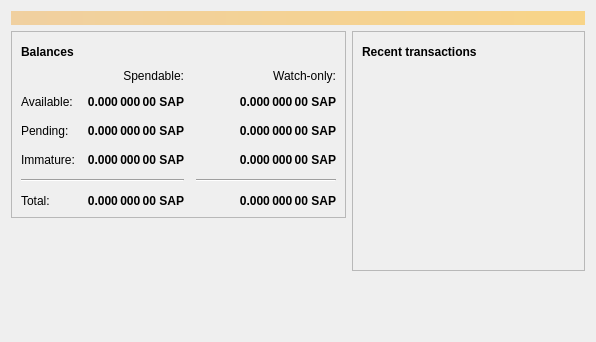
<?xml version="1.0" encoding="UTF-8"?>
<ui version="4.0">
 <class>OverviewPage</class>
 <widget class="QWidget" name="OverviewPage">
  <property name="geometry">
   <rect>
    <x>0</x>
    <y>0</y>
    <width>596</width>
    <height>342</height>
   </rect>
  </property>
  <property name="windowTitle">
   <string>Form</string>
  </property>
  <layout class="QVBoxLayout" name="topLayout">
   <item>
    <widget class="QLabel" name="labelAlerts">
     <property name="visible">
      <bool>false</bool>
     </property>
     <property name="styleSheet">
      <string notr="true">QLabel { background-color: qlineargradient(x1: 0, y1: 0, x2: 1, y2: 0, stop:0 #F0D0A0, stop:1 #F8D488); color:#000000; }</string>
     </property>
     <property name="wordWrap">
      <bool>true</bool>
     </property>
     <property name="margin">
      <number>3</number>
     </property>
     <property name="textInteractionFlags">
      <set>Qt::TextSelectableByMouse</set>
     </property>
    </widget>
   </item>
   <item>
    <layout class="QHBoxLayout" name="horizontalLayout" stretch="1,1">
     <item>
      <layout class="QVBoxLayout" name="verticalLayout_2">
       <item>
        <widget class="QFrame" name="frame">
         <property name="frameShape">
          <enum>QFrame::StyledPanel</enum>
         </property>
         <property name="frameShadow">
          <enum>QFrame::Raised</enum>
         </property>
         <layout class="QVBoxLayout" name="verticalLayout_4">
          <item>
           <layout class="QHBoxLayout" name="horizontalLayout_4">
            <item>
             <widget class="QLabel" name="label_5">
              <property name="font">
               <font>
                <weight>75</weight>
                <bold>true</bold>
               </font>
              </property>
              <property name="text">
               <string>Balances</string>
              </property>
             </widget>
            </item>
            <item>
             <widget class="QPushButton" name="labelWalletStatus">
              <property name="enabled">
               <bool>true</bool>
              </property>
              <property name="maximumSize">
               <size>
                <width>30</width>
                <height>16777215</height>
               </size>
              </property>
              <property name="toolTip">
               <string>The displayed information may be out of date. Your wallet automatically synchronizes with the Methuselah network after a connection is established, but this process has not completed yet.</string>
              </property>
              <property name="text">
               <string/>
              </property>
              <property name="icon">
               <iconset resource="../methuselah.qrc">
                <normaloff>:/icons/warning</normaloff>
                <disabledoff>:/icons/warning</disabledoff>:/icons/warning</iconset>
              </property>
              <property name="iconSize">
               <size>
                <width>24</width>
                <height>24</height>
               </size>
              </property>
              <property name="flat">
               <bool>true</bool>
              </property>
             </widget>
            </item>
            <item>
             <spacer name="horizontalSpacer_3">
              <property name="orientation">
               <enum>Qt::Horizontal</enum>
              </property>
              <property name="sizeHint" stdset="0">
               <size>
                <width>40</width>
                <height>20</height>
               </size>
              </property>
             </spacer>
            </item>
           </layout>
          </item>
          <item>
           <layout class="QGridLayout" name="gridLayout">
            <property name="spacing">
             <number>12</number>
            </property>
            <item row="2" column="2">
             <widget class="QLabel" name="labelWatchPending">
              <property name="font">
               <font>
                <weight>75</weight>
                <bold>true</bold>
               </font>
              </property>
              <property name="cursor">
               <cursorShape>IBeamCursor</cursorShape>
              </property>
              <property name="toolTip">
               <string>Unconfirmed transactions to watch-only addresses</string>
              </property>
              <property name="text">
               <string notr="true">0.000 000 00 SAP</string>
              </property>
              <property name="alignment">
               <set>Qt::AlignRight|Qt::AlignTrailing|Qt::AlignVCenter</set>
              </property>
              <property name="textInteractionFlags">
               <set>Qt::LinksAccessibleByMouse|Qt::TextSelectableByKeyboard|Qt::TextSelectableByMouse</set>
              </property>
             </widget>
            </item>
            <item row="2" column="1">
             <widget class="QLabel" name="labelUnconfirmed">
              <property name="font">
               <font>
                <weight>75</weight>
                <bold>true</bold>
               </font>
              </property>
              <property name="cursor">
               <cursorShape>IBeamCursor</cursorShape>
              </property>
              <property name="toolTip">
               <string>Total of transactions that have yet to be confirmed, and do not yet count toward the spendable balance</string>
              </property>
              <property name="text">
               <string notr="true">0.000 000 00 SAP</string>
              </property>
              <property name="alignment">
               <set>Qt::AlignRight|Qt::AlignTrailing|Qt::AlignVCenter</set>
              </property>
              <property name="textInteractionFlags">
               <set>Qt::LinksAccessibleByMouse|Qt::TextSelectableByKeyboard|Qt::TextSelectableByMouse</set>
              </property>
             </widget>
            </item>
            <item row="3" column="2">
             <widget class="QLabel" name="labelWatchImmature">
              <property name="font">
               <font>
                <weight>75</weight>
                <bold>true</bold>
               </font>
              </property>
              <property name="cursor">
               <cursorShape>IBeamCursor</cursorShape>
              </property>
              <property name="toolTip">
               <string>Mined balance in watch-only addresses that has not yet matured</string>
              </property>
              <property name="text">
               <string notr="true">0.000 000 00 SAP</string>
              </property>
              <property name="alignment">
               <set>Qt::AlignRight|Qt::AlignTrailing|Qt::AlignVCenter</set>
              </property>
              <property name="textInteractionFlags">
               <set>Qt::LinksAccessibleByMouse|Qt::TextSelectableByKeyboard|Qt::TextSelectableByMouse</set>
              </property>
             </widget>
            </item>
            <item row="4" column="0" colspan="2">
             <widget class="Line" name="line">
              <property name="orientation">
               <enum>Qt::Horizontal</enum>
              </property>
             </widget>
            </item>
            <item row="4" column="2">
             <widget class="Line" name="lineWatchBalance">
              <property name="sizePolicy">
               <sizepolicy hsizetype="Preferred" vsizetype="Fixed">
                <horstretch>0</horstretch>
                <verstretch>0</verstretch>
               </sizepolicy>
              </property>
              <property name="minimumSize">
               <size>
                <width>140</width>
                <height>0</height>
               </size>
              </property>
              <property name="orientation">
               <enum>Qt::Horizontal</enum>
              </property>
             </widget>
            </item>
            <item row="5" column="0">
             <widget class="QLabel" name="labelTotalText">
              <property name="text">
               <string>Total:</string>
              </property>
             </widget>
            </item>
            <item row="3" column="1">
             <widget class="QLabel" name="labelImmature">
              <property name="font">
               <font>
                <weight>75</weight>
                <bold>true</bold>
               </font>
              </property>
              <property name="cursor">
               <cursorShape>IBeamCursor</cursorShape>
              </property>
              <property name="toolTip">
               <string>Mined balance that has not yet matured</string>
              </property>
              <property name="text">
               <string notr="true">0.000 000 00 SAP</string>
              </property>
              <property name="alignment">
               <set>Qt::AlignRight|Qt::AlignTrailing|Qt::AlignVCenter</set>
              </property>
              <property name="textInteractionFlags">
               <set>Qt::LinksAccessibleByMouse|Qt::TextSelectableByKeyboard|Qt::TextSelectableByMouse</set>
              </property>
             </widget>
            </item>
            <item row="2" column="3">
             <spacer name="horizontalSpacer_2">
              <property name="orientation">
               <enum>Qt::Horizontal</enum>
              </property>
              <property name="sizeHint" stdset="0">
               <size>
                <width>40</width>
                <height>20</height>
               </size>
              </property>
             </spacer>
            </item>
            <item row="3" column="0">
             <widget class="QLabel" name="labelImmatureText">
              <property name="text">
               <string>Immature:</string>
              </property>
             </widget>
            </item>
            <item row="5" column="1">
             <widget class="QLabel" name="labelTotal">
              <property name="font">
               <font>
                <weight>75</weight>
                <bold>true</bold>
               </font>
              </property>
              <property name="cursor">
               <cursorShape>IBeamCursor</cursorShape>
              </property>
              <property name="toolTip">
               <string>Your current total balance</string>
              </property>
              <property name="text">
               <string notr="true">0.000 000 00 SAP</string>
              </property>
              <property name="alignment">
               <set>Qt::AlignRight|Qt::AlignTrailing|Qt::AlignVCenter</set>
              </property>
              <property name="textInteractionFlags">
               <set>Qt::LinksAccessibleByMouse|Qt::TextSelectableByKeyboard|Qt::TextSelectableByMouse</set>
              </property>
             </widget>
            </item>
            <item row="5" column="2">
             <widget class="QLabel" name="labelWatchTotal">
              <property name="font">
               <font>
                <weight>75</weight>
                <bold>true</bold>
               </font>
              </property>
              <property name="cursor">
               <cursorShape>IBeamCursor</cursorShape>
              </property>
              <property name="toolTip">
               <string>Current total balance in watch-only addresses</string>
              </property>
              <property name="text">
               <string notr="true">0.000 000 00 SAP</string>
              </property>
              <property name="alignment">
               <set>Qt::AlignRight|Qt::AlignTrailing|Qt::AlignVCenter</set>
              </property>
              <property name="textInteractionFlags">
               <set>Qt::LinksAccessibleByMouse|Qt::TextSelectableByKeyboard|Qt::TextSelectableByMouse</set>
              </property>
             </widget>
            </item>
            <item row="0" column="2">
             <widget class="QLabel" name="labelWatchonly">
              <property name="text">
               <string>Watch-only:</string>
              </property>
              <property name="alignment">
               <set>Qt::AlignRight|Qt::AlignTrailing|Qt::AlignVCenter</set>
              </property>
             </widget>
            </item>
            <item row="1" column="0">
             <widget class="QLabel" name="labelBalanceText">
              <property name="text">
               <string>Available:</string>
              </property>
             </widget>
            </item>
            <item row="1" column="1">
             <widget class="QLabel" name="labelBalance">
              <property name="font">
               <font>
                <weight>75</weight>
                <bold>true</bold>
               </font>
              </property>
              <property name="cursor">
               <cursorShape>IBeamCursor</cursorShape>
              </property>
              <property name="toolTip">
               <string>Your current spendable balance</string>
              </property>
              <property name="text">
               <string notr="true">0.000 000 00 SAP</string>
              </property>
              <property name="alignment">
               <set>Qt::AlignRight|Qt::AlignTrailing|Qt::AlignVCenter</set>
              </property>
              <property name="textInteractionFlags">
               <set>Qt::LinksAccessibleByMouse|Qt::TextSelectableByKeyboard|Qt::TextSelectableByMouse</set>
              </property>
             </widget>
            </item>
            <item row="1" column="2">
             <widget class="QLabel" name="labelWatchAvailable">
              <property name="font">
               <font>
                <weight>75</weight>
                <bold>true</bold>
               </font>
              </property>
              <property name="cursor">
               <cursorShape>IBeamCursor</cursorShape>
              </property>
              <property name="toolTip">
               <string>Your current balance in watch-only addresses</string>
              </property>
              <property name="text">
               <string notr="true">0.000 000 00 SAP</string>
              </property>
              <property name="alignment">
               <set>Qt::AlignRight|Qt::AlignTrailing|Qt::AlignVCenter</set>
              </property>
              <property name="textInteractionFlags">
               <set>Qt::LinksAccessibleByMouse|Qt::TextSelectableByKeyboard|Qt::TextSelectableByMouse</set>
              </property>
             </widget>
            </item>
            <item row="2" column="0">
             <widget class="QLabel" name="labelPendingText">
              <property name="text">
               <string>Pending:</string>
              </property>
             </widget>
            </item>
            <item row="0" column="1">
             <widget class="QLabel" name="labelSpendable">
              <property name="text">
               <string>Spendable:</string>
              </property>
              <property name="alignment">
               <set>Qt::AlignRight|Qt::AlignTrailing|Qt::AlignVCenter</set>
              </property>
             </widget>
            </item>
           </layout>
          </item>
         </layout>
        </widget>
       </item>
       <item>
        <spacer name="verticalSpacer">
         <property name="orientation">
          <enum>Qt::Vertical</enum>
         </property>
         <property name="sizeHint" stdset="0">
          <size>
           <width>20</width>
           <height>40</height>
          </size>
         </property>
        </spacer>
       </item>
      </layout>
     </item>
     <item>
      <layout class="QVBoxLayout" name="verticalLayout_3">
       <item>
        <widget class="QFrame" name="frame_2">
         <property name="frameShape">
          <enum>QFrame::StyledPanel</enum>
         </property>
         <property name="frameShadow">
          <enum>QFrame::Raised</enum>
         </property>
         <layout class="QVBoxLayout" name="verticalLayout">
          <item>
           <layout class="QHBoxLayout" name="horizontalLayout_2">
            <item>
             <widget class="QLabel" name="label_4">
              <property name="font">
               <font>
                <weight>75</weight>
                <bold>true</bold>
               </font>
              </property>
              <property name="text">
               <string>Recent transactions</string>
              </property>
             </widget>
            </item>
            <item>
             <widget class="QPushButton" name="labelTransactionsStatus">
              <property name="enabled">
               <bool>true</bool>
              </property>
              <property name="maximumSize">
               <size>
                <width>30</width>
                <height>16777215</height>
               </size>
              </property>
              <property name="toolTip">
               <string>The displayed information may be out of date. Your wallet automatically synchronizes with the Methuselah network after a connection is established, but this process has not completed yet.</string>
              </property>
              <property name="text">
               <string/>
              </property>
              <property name="icon">
               <iconset resource="../methuselah.qrc">
                <normaloff>:/icons/warning</normaloff>
                <disabledoff>:/icons/warning</disabledoff>:/icons/warning</iconset>
              </property>
              <property name="iconSize">
               <size>
                <width>24</width>
                <height>24</height>
               </size>
              </property>
              <property name="flat">
               <bool>true</bool>
              </property>
             </widget>
            </item>
            <item>
             <spacer name="horizontalSpacer">
              <property name="orientation">
               <enum>Qt::Horizontal</enum>
              </property>
              <property name="sizeHint" stdset="0">
               <size>
                <width>40</width>
                <height>20</height>
               </size>
              </property>
             </spacer>
            </item>
           </layout>
          </item>
          <item>
           <widget class="QListView" name="listTransactions">
            <property name="styleSheet">
             <string notr="true">QListView { background: transparent; }</string>
            </property>
            <property name="frameShape">
             <enum>QFrame::NoFrame</enum>
            </property>
            <property name="verticalScrollBarPolicy">
             <enum>Qt::ScrollBarAlwaysOff</enum>
            </property>
            <property name="horizontalScrollBarPolicy">
             <enum>Qt::ScrollBarAlwaysOff</enum>
            </property>
            <property name="selectionMode">
             <enum>QAbstractItemView::NoSelection</enum>
            </property>
           </widget>
          </item>
         </layout>
        </widget>
       </item>
       <item>
        <spacer name="verticalSpacer_2">
         <property name="orientation">
          <enum>Qt::Vertical</enum>
         </property>
         <property name="sizeHint" stdset="0">
          <size>
           <width>20</width>
           <height>40</height>
          </size>
         </property>
        </spacer>
       </item>
      </layout>
     </item>
    </layout>
   </item>
  </layout>
 </widget>
 <resources/>
 <connections/>
</ui>
